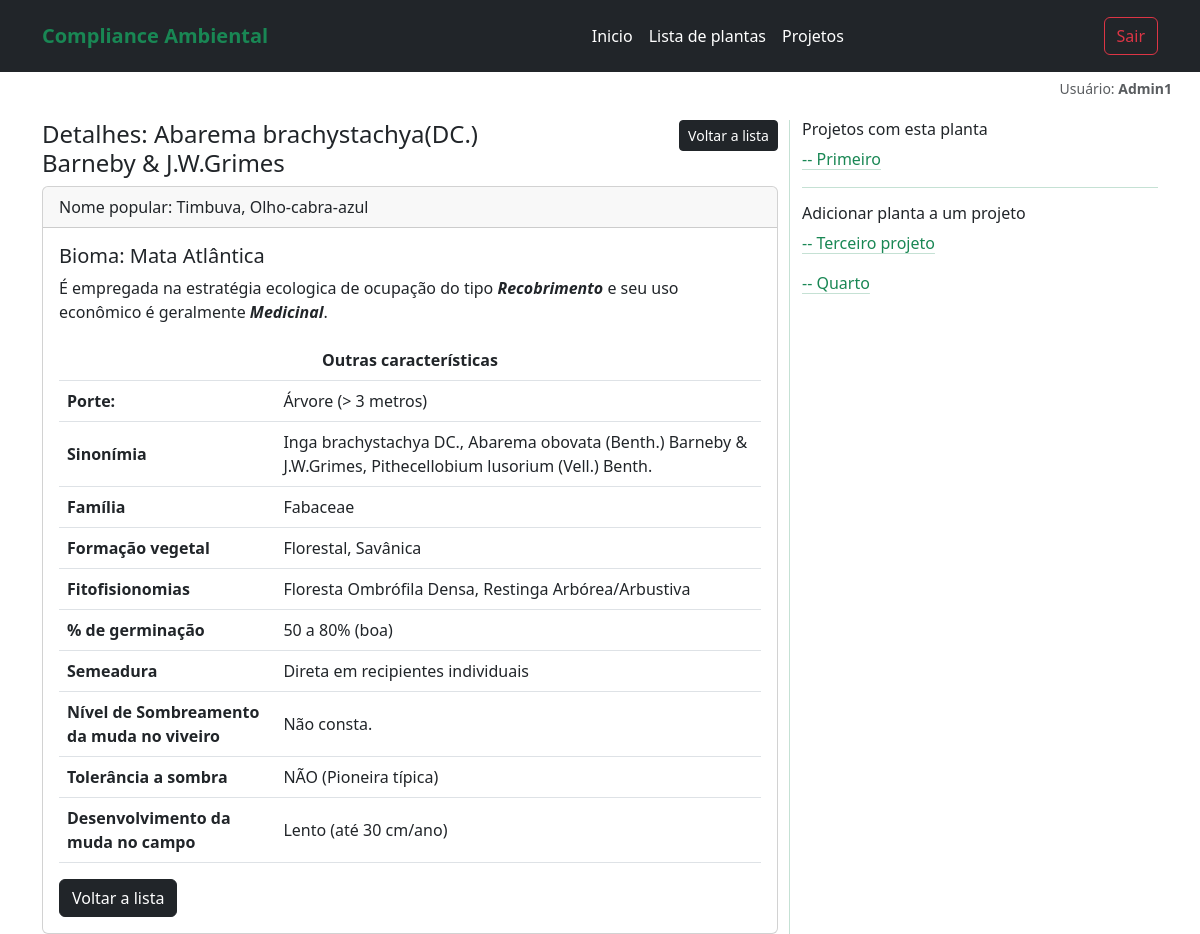
Page /auth/detalhe_planta/1 (signed in) on the committed database.
### app_plantas/models.py (models this page shows)
class Plantas(models.Model):
    id_planta = models.AutoField(primary_key=True)
    especie= models.TextField(max_length=256)
    nome_popular= models.TextField(max_length=256)
    sinonimia= models.TextField(max_length=256)
    familia= models.TextField(max_length=256)
    bioma= models.TextField(max_length=256)
    formacao_vegetal= models.TextField(max_length=51)
    fitofisionomias= models.TextField(max_length=512)
    presenca_nos_estados= models.TextField(max_length=256)
    risco_extincao= models.TextField(max_length=51)
    periodo_coleta_sementes= models.TextField(max_length=51)
    beneficiamento_sementes= models.TextField(max_length=512)
    porcentagem_germinacao= models.TextField(max_length=51)
    substrato_muda= models.TextField(max_length=512)
    desenvolvimento_muda_viveiro= models.TextField(max_length=512)
    numero_sementes_kg= models.TextField(max_length=51)
    armazenamento= models.TextField(max_length=512)
    semeadura= models.TextField(max_length=512)
    nivel_sombreamento_muda_viveiro= models.TextField(max_length=512)
    tolerancia_sombra= models.TextField(max_length=512)
    estrategia_ecologica_ocupacao= models.TextField(max_length=512)
    desenvolvimento_muda_campo= models.TextField(max_length=512)
    recomendacao_adubacao_plantio_campo= models.TextField(max_length=512)
    porte_da_planta= models.TextField(max_length=51)
    periodo_floracao= models.TextField(max_length=512)
    periodo_frutificacao= models.TextField(max_length=512)
    uso_economico= models.TextField(max_length=51)
    caduciflora= models.TextField(max_length=51)
    polinizacao= models.TextField(max_length=51)
    dispersao= models.TextField(max_length=51)

class Projetos(models.Model):
    id_projeto = models.AutoField(primary_key=True)
    nome = models.TextField(max_length=100)
    descricao = models.TextField(max_length=1024)
    plantas = models.ManyToManyField(Plantas, related_name="projetos")

### app_plantas/views.py (the view)
# urls.py: path('detalhe_planta/<int:id_planta>', views.detalhe_planta, name='detalhe_planta'),
@login_required(login_url="/auth/login/")
def detalhe_planta(request, id_planta):
    planta = Plantas.objects.get(id_planta=id_planta)
    nos_projetos = planta.projetos.all()
    id_projeto = [projeto.id_projeto for projeto in nos_projetos]
    print("id_projeto é: ", id_projeto)
    outros_projetos = Projetos.objects.exclude(id_projeto__in=id_projeto)
    print("Os projetos que não tem esta planta: ", outros_projetos)
    context = {
        "planta": planta,
        "nos_projetos": nos_projetos,
        "outros_projetos": outros_projetos,
    }
    return render(request, "users/detalhe_planta.html", context)

### app_plantas/templates/users/detalhe_planta.html (shortened to what this page needs)
{% extends 'basico/menu.html' %}
{% block content %}
<div class="container">
  <section>
    <div class="row">
      <div class="col-lg-8 col-md-6 mb-5 mb-md-5 mb-lg-0 position-relative">
        <div class="row">
          <div class="col-lg-8 col-md-6">
            <h4>Detalhes: {{planta.especie}}</h4>
          </div>
          <div class="col-lg-4 col-md-3 text-end">
            <a href="{% url 'plantas' %}" class="btn btn-dark btn-sm mb-1">Voltar a lista</a>
          </div>
        </div>
        <div class="card">
          <div class="card-header">
            Nome popular: {{ planta.nome_popular }}
          </div>
          <div class="card-body">
            <h5 class="card-title">Bioma: {{ planta.bioma }}</h5>
            <p class="card-text">
              É empregada na estratégia ecologica de ocupação do tipo
              <em><b>{{planta.estrategia_ecologica_ocupacao}}</b></em>
              e seu uso econômico é geralmente <em><b>{{planta.uso_economico}}</b></em>.
            </p>
            <table class="table align-middle table-hover text-break">
              <thead>
                <tr class="text-center">
                  <th scope="row " colspan="2">Outras características</th>
                </tr>
              </thead>
              <tbody>
                <tr>
                  <th scope="row">Porte:</th>
                  <td>{{planta.porte_da_planta}}</td>
                </tr>
                <tr>
                  <th scope="row">Sinonímia</th>
                  <td>{{planta.sinonimia}}</td>
                </tr>
                <tr>
                  <th scope="row">Família</th>
                  <td>{{planta.familia}}</td>
                </tr>
                <tr>
                  <th scope="row">Formação vegetal</th>
                  <td>{{planta.formacao_vegetal}}</td>
                </tr>
                <tr>
                  <th scope="row">Fitofisionomias</th>
                  <td>{{planta.fitofisionomias}}</td>
                </tr>
                <tr>
                  <th scope="row">% de germinação</th>
                  <td>{{planta.porcentagem_germinacao}}</td>
                </tr>
                <tr>
                  <th scope="row">Semeadura</th>
                  <td>{{planta.semeadura}}</td>
                </tr>
                <tr>
                  <th scope="row">Nível de Sombreamento da muda no viveiro</th>
                  <td>{{planta.nivel_sombreamento_muda_viveiro}}</td>
                </tr>
                <tr>
                  <th scope="row">Tolerância a sombra</th>
                  <td>{{planta.tolerancia_sombra}}</td>
                </tr>
                <tr>
                  <th scope="row">Desenvolvimento da muda no campo</th>
                  <td>{{planta.desenvolvimento_muda_campo}}</td>
                </tr>
              </tbody>
            </table>
            <a href="{% url 'plantas' %}" class="btn btn-dark">Voltar a lista</a>
          </div>
        </div>
      </div>
      <div class="col-lg-4 col-md-2 mb-5 mb-md-5 mb-lg-0 position-relative">
        <h6>Projetos com esta planta</h6>
        {% for projeto in nos_projetos %}
        <p><a href="{% url 'detalhe_projeto' projeto.id_projeto %}"
            class="link-success link-offset-2 link-underline-opacity-25 link-underline-opacity-100-hover">
            -- {{projeto.nome}}
          </a>
        </p>
        {% endfor %}
        <div class="text-success">
          <hr>
        </div>
        <h6>Adicionar planta a um projeto</h6>
        {% for projeto in outros_projetos %}
        <p><a href="{% url 'add_planta' planta.id_planta projeto.id_projeto %}"
            class="link-success link-offset-2 link-underline-opacity-25 link-underline-opacity-100-hover">
            -- {{projeto.nome}}
          </a>
        </p>
        {% endfor %}
      </div>
    </div>
  </section>
</div>
{% endblock %}

### app_plantas/templates/basico/menu.html (shortened to what this page needs)
<!doctype html>
<html lang="en">
<head>
    <link href="https://cdn.jsdelivr.net/npm/bootstrap@5.3.0-alpha3/dist/css/bootstrap.min.css" rel="stylesheet"
>
</head>
<body>
    <header class="p-3 text-bg-dark">
        <div class="container">
            <div class="d-flex flex-wrap align-items-center justify-content-lg-start">
                <a href="/"
                    class="d-flex align-items-center mb-2 mb-lg-0 fs-5 fw-semibold text-success text-decoration-none">
                    Compliance Ambiental
                </a>
                {% if user.is_authenticated %}
                <ul class="nav col-12 col-lg-auto me-lg-auto mb-2 justify-content-center mb-md-0">
                    <li class="px-3 text-white"></li>
                    <li><a href="{% url 'plataforma' %}" class="nav-link px-2 text-white">Inicio</a></li>
                    <li><a href="{% url 'plantas' %}" class="nav-link px-2 text-white">Lista de plantas</a></li>
                    <li><a href="{% url 'projetos' %}" class="nav-link px-2 text-white">Projetos</a></li>
                </ul>
                {% endif %}
                <div class="text-end">
                    {% if user.is_authenticated %}
                    <a href="{% url 'logout_app' %}" type="button" role="button" class="btn btn-outline-danger">Sair</a>
                    {% else %}
                    <a href="{% url 'login_app' %}" type="button" role="button"
                        class="btn btn-outline-light me-2">Entrar</a>
                    <a href="{% url 'cadastro' %}" type="button" role="button"
                        class="btn btn-outline-warning">Cadastre-se</a>
                    {% endif %}
                </div>
            </div>
        </div>
    </header>
    <div class="b-example-divider text-end">
        {% if user.is_authenticated %}
        <p class="p-1 fs-6">
            <small class="text-muted me-4">Usuário: <b>{{user.username}}</b></small>
        </p>
        {% else %}
        <br>
        {% endif %}
    </div>
    {% block content %}
    {% endblock %}
</body>
</html>

### rows in the picture
Plantas: especie "Abarema brachystachya(DC.) Barneby & J.W.Grimes", nome_popular "Timbuva, Olho-cabra-azul", bioma "Mata Atlântica", estrategia_ecologica_ocupacao "Recobrimento", uso_economico "Medicinal", porte_da_planta "Árvore (> 3 metros)", sinonimia "Inga brachystachya DC., Abarema obovata (Benth.) Barneby & J.W.Grimes, Pithecellobium lusorium (Vell.) Benth.", familia "Fabaceae", formacao_vegetal "Florestal, Savânica", fitofisionomias "Floresta Ombrófila Densa, Restinga Arbórea/Arbustiva", porcentagem_germinacao "50 a 80% (boa)", semeadura "Direta em recipientes individuais", nivel_sombreamento_muda_viveiro "Não consta.", tolerancia_sombra "NÃO (Pioneira típica)", desenvolvimento_muda_campo "Lento (até 30 cm/ano)"
Projetos: nome "Primeiro"
Projetos: nome "Terceiro projeto"
Projetos: nome "Quarto"

### other values in the picture
{{ user.username }} "Admin1"
